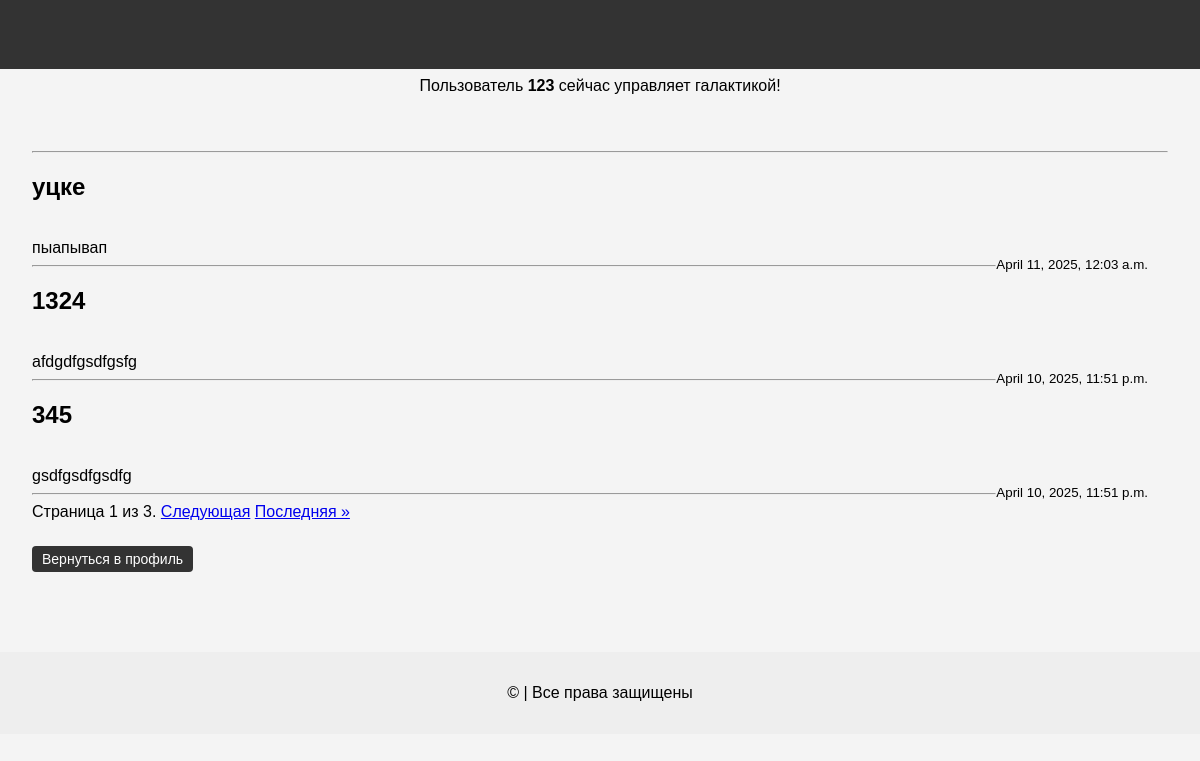
Screenshot of /platform/news/ (signed in) with the database file from the repository.
### task/models.py (models this page shows, shortened)
class News(models.Model):
    title = models.CharField(max_length=150)
    content = models.TextField()
    date = models.DateTimeField(auto_now_add=True)
    class Meta:
        verbose_name = 'News'
        verbose_name_plural = 'News'

### task/views.py (the view)
# urls.py: path('platform/news/', news, name='news'),
def news(request):
    posts = News.objects.all().order_by('-date')
    paginator = Paginator(posts, 3)
    page_number = request.GET.get('page')
    page_obj = paginator.get_page(page_number)
    return render(request,'task/news.html',{'page_obj': page_obj})

### templates/task/news.html (shortened to what this page needs)
{% extends 'task/main.html' %}
{% block content %}
    <hr>
    {% for new in page_obj %}
        <h2>{{ new.title }}</h2>
        <br>
        {{ new.content }}
        <br>
        <small style="float: right; margin-right: 20px;">{{ new.date }}</small>
        <hr>
    {% endfor %}
    <div class="pagination">
        <span class="step-links">
            <span class="current">
                Страница {{ page_obj.number }} из {{ page_obj.paginator.num_pages }}.
            </span>
            {% if page_obj.has_next %}
                <a href="?page={{ page_obj.next_page_number }}">Следующая</a>
                <a href="?page={{ page_obj.paginator.num_pages }}">Последняя &raquo;</a>
            {% endif %}
        </span>
    </div>
    <div style="margin-top: 20px;">
        {% if request.session.buyer_name %}
        <a href="{% url 'profile' username=request.session.buyer_name %}">
        <button>Вернуться в профиль</button>
    </a>
        {% endif %}
    </div>
{% endblock %}

### templates/task/main.html (style rules this page uses)
body { font-family: Arial, sans-serif; margin: 0; padding: 0; background-color: #f4f4f4; }
button { padding: 5px 10px; background-color: #333; color: white; border: none; border-radius: 4px; cursor: pointer; font-size: 14px; margin-top: 5px; }

### rows the page displays
News: title "уцке", content "пыапывап", date "April 11, 2025, 12:03 a.m."
News: title "1324", content "afdgdfgsdfgsfg", date "April 10, 2025, 11:51 p.m."
News: title "345", content "gsdfgsdfgsdfg", date "April 10, 2025, 11:51 p.m."

### other values shown
{{ request.session.buyer_name }} "123"
{{ page_obj.number }} "1"
{{ page_obj.paginator.num_pages }} "3"
